Frame 1 (no input): blank canvas, image omitted
Frame 60 (the mouse pressed at the canvas centre just before this capture): blank canvas, image omitted
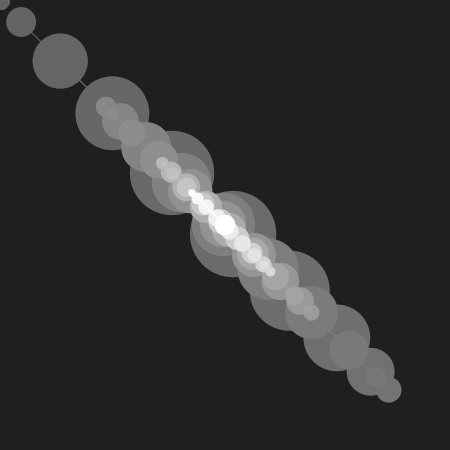
Frame 120 (the mouse held since frame 60 and released just before this capture)

The Processing sketch whose frames 1 and 60 were blank and that drew this single picture after the mouse press (run headless with seeded random() and noise(); from frame 60 on, the mouse is pressed at the canvas centre):

// Processing sketch: processing_29924
// ── processing_29924.pde

Ball ball;
SplingBall splingBall;

void setup(){
  size(450,450);
  smooth();
  
  ball = new Ball(mouseX,mouseY);
  splingBall = new SplingBall(ball);
}

void draw(){
  noStroke();
  fill(0,4);
  rect(0,0,width,height);
  ball.setPos(mouseX,mouseY);
  splingBall.stretch();
  ball.draw();
  splingBall.draw();
  
}

class Ball{
  PVector pos;
  PVector vel;
  PVector acc;
  
  float radius = 20;
  
  Ball(float x,float y){
    this.pos = new PVector(x,y);
    this.vel = new PVector(0.0,0.0);
    this.acc = new PVector(0.0,0.1);
  }
  
  void stretch(){
    this.vel.x += (this.acc.x - (this.pos.x-mouseX)/100);
    this.vel.y += (this.acc.y - (this.pos.y-mouseY)/100);
    this.vel.mult(0.94);
    this.pos.add(this.vel);
  }
  
  void setPos(float x,float y){
    this.pos.x = x;
    this.pos.y = y;
  }
  
  void draw(){
    fill(255);
    ellipse(this.pos.x,this.pos.y,this.radius,this.radius);
  }
  
}

class SplingBall extends Ball{
  
  Ball ball;
  float distance = 100;
  PVector last = new PVector();
  
  SplingBall(Ball ball){
    super(ball.pos.x,ball.pos.y);
    this.ball = ball;
  }
  
  void stretch(){
    this.vel.x += (this.acc.x - (this.pos.x-this.ball.pos.x)/10);
    this.vel.y += (this.acc.y - (this.pos.y-this.ball.pos.y)/10);
    this.vel.mult(0.94);
    this.pos.add(this.vel);
    this.radius = this.last.dist(this.pos);
  }
  
  void draw(){
    super.draw();
    stroke(255);
    line(this.pos.x,this.pos.y,this.ball.pos.x,this.ball.pos.y);
    last.set(this.pos);
  }
  
}
